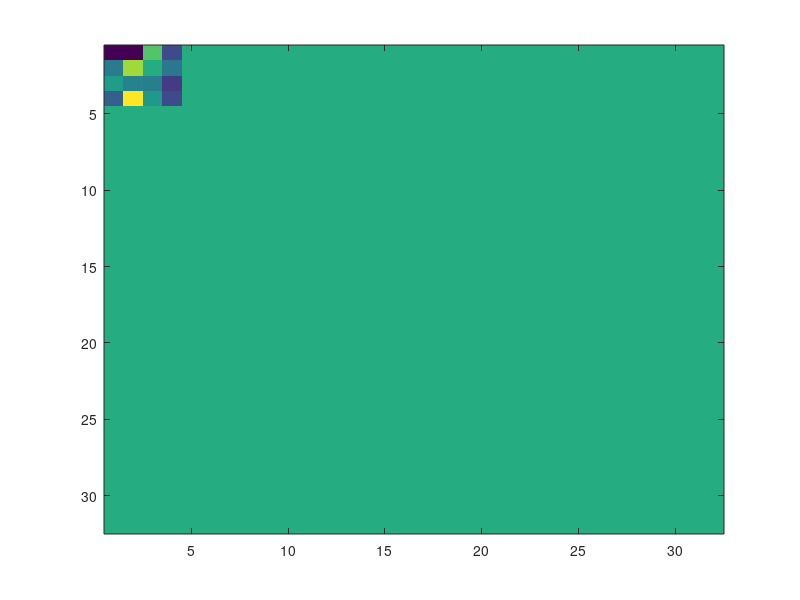
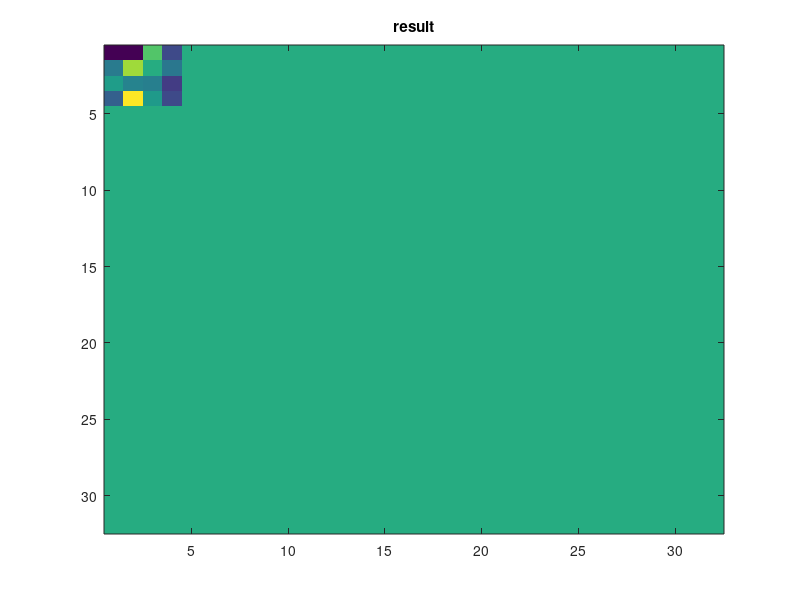

Here is the MATLAB script that generated these plots, in order:
clear

%this is the fft of a dirac
b=  zeros(32,32,32);
b(17,17,17) = 1;
bfft = fftn(b);

f = randn(32,32,32);
res = ifftn(fftn(f).*bfft);
norm(res(:)-f(:))



f =zeros(32,32,32);
f(1:4,1:4,1:4) = randn(4,4,4);
imagesc(f(:,:,1))

res = ifftshift(ifftn(fftn(f).*bfft));

 figure
imagesc(res(:,:,1))
title('result')